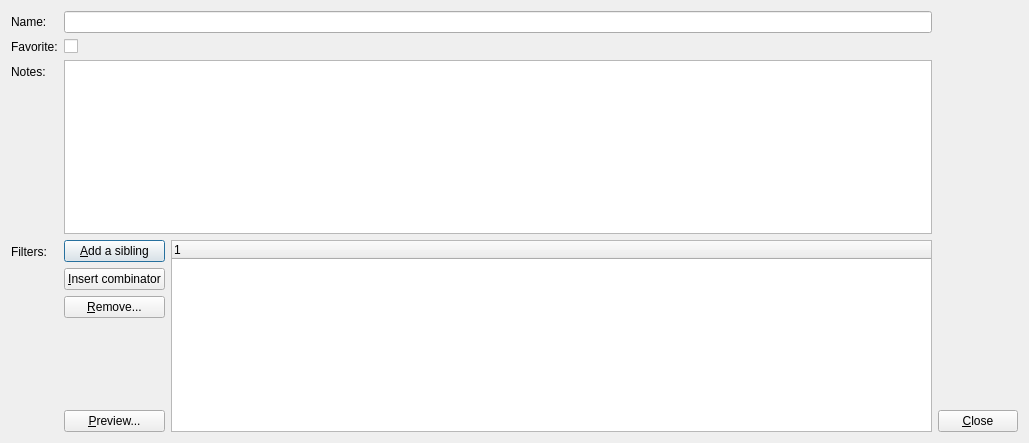
<?xml version="1.0" encoding="UTF-8"?>
<ui version="4.0">
 <class>DlgEditTemplateItem</class>
 <widget class="QDialog" name="DlgEditTemplateItem">
  <property name="geometry">
   <rect>
    <x>0</x>
    <y>0</y>
    <width>1029</width>
    <height>443</height>
   </rect>
  </property>
  <property name="windowTitle">
   <string>SkauTan: Template item</string>
  </property>
  <layout class="QHBoxLayout" name="horizontalLayout_2">
   <item>
    <layout class="QFormLayout" name="formLayout">
     <property name="labelAlignment">
      <set>Qt::AlignLeading|Qt::AlignLeft|Qt::AlignTop</set>
     </property>
     <item row="0" column="0">
      <widget class="QLabel" name="label">
       <property name="text">
        <string>Name:</string>
       </property>
      </widget>
     </item>
     <item row="0" column="1">
      <widget class="QLineEdit" name="leDisplayName"/>
     </item>
     <item row="2" column="0">
      <widget class="QLabel" name="label_2">
       <property name="text">
        <string>Notes:</string>
       </property>
      </widget>
     </item>
     <item row="2" column="1">
      <widget class="QPlainTextEdit" name="pteNotes"/>
     </item>
     <item row="3" column="0">
      <widget class="QLabel" name="label_3">
       <property name="text">
        <string>Filters:</string>
       </property>
      </widget>
     </item>
     <item row="3" column="1">
      <layout class="QHBoxLayout" name="horizontalLayout_3">
       <item>
        <layout class="QVBoxLayout" name="verticalLayout_2">
         <item>
          <widget class="QPushButton" name="btnAddSibling">
           <property name="text">
            <string>&amp;Add a sibling</string>
           </property>
          </widget>
         </item>
         <item>
          <widget class="QPushButton" name="btnInsertCombinator">
           <property name="text">
            <string>&amp;Insert combinator</string>
           </property>
          </widget>
         </item>
         <item>
          <widget class="QPushButton" name="btnRemoveFilter">
           <property name="text">
            <string>&amp;Remove...</string>
           </property>
          </widget>
         </item>
         <item>
          <spacer name="verticalSpacer_2">
           <property name="orientation">
            <enum>Qt::Vertical</enum>
           </property>
           <property name="sizeHint" stdset="0">
            <size>
             <width>20</width>
             <height>40</height>
            </size>
           </property>
          </spacer>
         </item>
         <item>
          <widget class="QPushButton" name="btnPreview">
           <property name="text">
            <string>&amp;Preview...</string>
           </property>
          </widget>
         </item>
        </layout>
       </item>
       <item>
        <widget class="QTreeWidget" name="twFilters">
         <property name="sizePolicy">
          <sizepolicy hsizetype="Expanding" vsizetype="MinimumExpanding">
           <horstretch>0</horstretch>
           <verstretch>0</verstretch>
          </sizepolicy>
         </property>
         <property name="editTriggers">
          <set>QAbstractItemView::CurrentChanged|QAbstractItemView::DoubleClicked|QAbstractItemView::EditKeyPressed</set>
         </property>
         <column>
          <property name="text">
           <string notr="true">1</string>
          </property>
         </column>
        </widget>
       </item>
      </layout>
     </item>
     <item row="1" column="0">
      <widget class="QLabel" name="label_4">
       <property name="text">
        <string>Favorite:</string>
       </property>
      </widget>
     </item>
     <item row="1" column="1">
      <widget class="QCheckBox" name="chbIsFavorite">
       <property name="text">
        <string/>
       </property>
      </widget>
     </item>
    </layout>
   </item>
   <item>
    <layout class="QVBoxLayout" name="verticalLayout">
     <item>
      <spacer name="verticalSpacer">
       <property name="orientation">
        <enum>Qt::Vertical</enum>
       </property>
       <property name="sizeHint" stdset="0">
        <size>
         <width>20</width>
         <height>40</height>
        </size>
       </property>
      </spacer>
     </item>
     <item>
      <widget class="QPushButton" name="btnClose">
       <property name="text">
        <string>&amp;Close</string>
       </property>
      </widget>
     </item>
    </layout>
   </item>
  </layout>
 </widget>
 <resources/>
 <connections/>
</ui>
